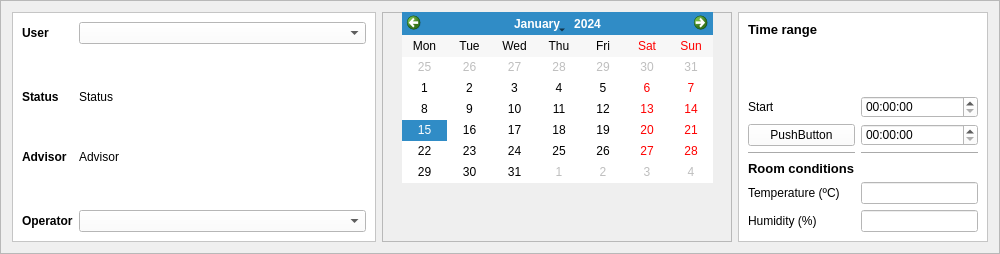
        <widget class="QFrame" name="frame_2">
         <property name="minimumSize">
          <size>
           <width>1000</width>
           <height>200</height>
          </size>
         </property>
         <property name="maximumSize">
          <size>
           <width>16777215</width>
           <height>16777215</height>
          </size>
         </property>
         <property name="styleSheet">
          <string notr="true"/>
         </property>
         <property name="frameShape">
          <enum>QFrame::StyledPanel</enum>
         </property>
         <property name="frameShadow">
          <enum>QFrame::Raised</enum>
         </property>
         <layout class="QHBoxLayout" name="horizontalLayout_2">
          <item>
           <widget class="QFrame" name="frame_18">
            <property name="maximumSize">
             <size>
              <width>16777215</width>
              <height>16777215</height>
             </size>
            </property>
            <property name="styleSheet">
             <string notr="true">background-color: rgb(255, 255, 255);</string>
            </property>
            <property name="frameShape">
             <enum>QFrame::StyledPanel</enum>
            </property>
            <property name="frameShadow">
             <enum>QFrame::Raised</enum>
            </property>
            <layout class="QGridLayout" name="gridLayout">
             <item row="0" column="0">
              <widget class="QLabel" name="label_24">
               <property name="maximumSize">
                <size>
                 <width>50</width>
                 <height>16777215</height>
                </size>
               </property>
               <property name="font">
                <font>
                 <pointsize>9</pointsize>
                 <weight>75</weight>
                 <bold>true</bold>
                </font>
               </property>
               <property name="text">
                <string>User</string>
               </property>
              </widget>
             </item>
             <item row="4" column="1">
              <widget class="QLabel" name="advisor_label">
               <property name="text">
                <string>Advisor</string>
               </property>
              </widget>
             </item>
             <item row="0" column="1">
              <widget class="QComboBox" name="user_comboBox">
               <property name="minimumSize">
                <size>
                 <width>0</width>
                 <height>0</height>
                </size>
               </property>
              </widget>
             </item>
             <item row="2" column="1">
              <widget class="QLabel" name="status_label">
               <property name="text">
                <string>Status</string>
               </property>
              </widget>
             </item>
             <item row="6" column="0">
              <widget class="QLabel" name="label_26">
               <property name="font">
                <font>
                 <pointsize>9</pointsize>
                 <weight>75</weight>
                 <bold>true</bold>
                </font>
               </property>
               <property name="text">
                <string>Operator</string>
               </property>
              </widget>
             </item>
             <item row="6" column="1">
              <widget class="QComboBox" name="technician_comboBox">
               <property name="minimumSize">
                <size>
                 <width>0</width>
                 <height>0</height>
                </size>
               </property>
              </widget>
             </item>
             <item row="1" column="1">
              <spacer name="verticalSpacer_17">
               <property name="orientation">
                <enum>Qt::Vertical</enum>
               </property>
               <property name="sizeHint" stdset="0">
                <size>
                 <width>20</width>
                 <height>40</height>
                </size>
               </property>
              </spacer>
             </item>
             <item row="3" column="1">
              <spacer name="verticalSpacer_16">
               <property name="orientation">
                <enum>Qt::Vertical</enum>
               </property>
               <property name="sizeHint" stdset="0">
                <size>
                 <width>20</width>
                 <height>40</height>
                </size>
               </property>
              </spacer>
             </item>
             <item row="5" column="1">
              <spacer name="verticalSpacer_18">
               <property name="orientation">
                <enum>Qt::Vertical</enum>
               </property>
               <property name="sizeHint" stdset="0">
                <size>
                 <width>20</width>
                 <height>40</height>
                </size>
               </property>
              </spacer>
             </item>
             <item row="2" column="0">
              <widget class="QLabel" name="label_25">
               <property name="font">
                <font>
                 <pointsize>9</pointsize>
                 <weight>75</weight>
                 <bold>true</bold>
                </font>
               </property>
               <property name="text">
                <string>Status</string>
               </property>
              </widget>
             </item>
             <item row="4" column="0">
              <widget class="QLabel" name="label_39">
               <property name="font">
                <font>
                 <pointsize>9</pointsize>
                 <weight>75</weight>
                 <bold>true</bold>
                </font>
               </property>
               <property name="text">
                <string>Advisor</string>
               </property>
              </widget>
             </item>
            </layout>
           </widget>
          </item>
          <item>
           <widget class="QFrame" name="frame_19">
            <property name="maximumSize">
             <size>
              <width>350</width>
              <height>16777215</height>
             </size>
            </property>
            <property name="styleSheet">
             <string notr="true"/>
            </property>
            <property name="frameShape">
             <enum>QFrame::StyledPanel</enum>
            </property>
            <property name="frameShadow">
             <enum>QFrame::Raised</enum>
            </property>
            <widget class="QCalendarWidget" name="calendarWidget">
             <property name="geometry">
              <rect>
               <x>20</x>
               <y>0</y>
               <width>311</width>
               <height>171</height>
              </rect>
             </property>
             <property name="verticalHeaderFormat">
              <enum>QCalendarWidget::NoVerticalHeader</enum>
             </property>
            </widget>
           </widget>
          </item>
          <item>
           <widget class="QFrame" name="frame_20">
            <property name="maximumSize">
             <size>
              <width>250</width>
              <height>16777215</height>
             </size>
            </property>
            <property name="styleSheet">
             <string notr="true">background-color: rgb(255, 255, 255);</string>
            </property>
            <property name="frameShape">
             <enum>QFrame::StyledPanel</enum>
            </property>
            <property name="frameShadow">
             <enum>QFrame::Raised</enum>
            </property>
            <layout class="QGridLayout" name="gridLayout_8">
             <item row="0" column="0">
              <widget class="QLabel" name="label_18">
               <property name="maximumSize">
                <size>
                 <width>16777215</width>
                 <height>20</height>
                </size>
               </property>
               <property name="font">
                <font>
                 <pointsize>10</pointsize>
                 <weight>75</weight>
                 <bold>true</bold>
                </font>
               </property>
               <property name="text">
                <string>Time range</string>
               </property>
              </widget>
             </item>
             <item row="2" column="0">
              <widget class="QLabel" name="label_12">
               <property name="layoutDirection">
                <enum>Qt::LeftToRight</enum>
               </property>
               <property name="text">
                <string>Start</string>
               </property>
              </widget>
             </item>
             <item row="3" column="3">
              <widget class="QTimeEdit" name="stop_timeEdit">
               <property name="maximumSize">
                <size>
                 <width>200</width>
                 <height>16777215</height>
                </size>
               </property>
              </widget>
             </item>
             <item row="7" column="0">
              <widget class="QLabel" name="label_17">
               <property name="text">
                <string>Humidity (%)</string>
               </property>
              </widget>
             </item>
             <item row="6" column="0">
              <widget class="QLabel" name="label_16">
               <property name="text">
                <string>Temperature (ºC)</string>
               </property>
              </widget>
             </item>
             <item row="2" column="3">
              <widget class="QTimeEdit" name="start_timeEdit">
               <property name="maximumSize">
                <size>
                 <width>200</width>
                 <height>16777215</height>
                </size>
               </property>
              </widget>
             </item>
             <item row="5" column="0">
              <widget class="QLabel" name="label_19">
               <property name="maximumSize">
                <size>
                 <width>16777215</width>
                 <height>20</height>
                </size>
               </property>
               <property name="font">
                <font>
                 <pointsize>10</pointsize>
                 <weight>75</weight>
                 <bold>true</bold>
                </font>
               </property>
               <property name="text">
                <string>Room conditions</string>
               </property>
              </widget>
             </item>
             <item row="6" column="3">
              <widget class="QLineEdit" name="temperature_lineEdit">
               <property name="maximumSize">
                <size>
                 <width>150</width>
                 <height>16777215</height>
                </size>
               </property>
              </widget>
             </item>
             <item row="4" column="3">
              <widget class="Line" name="line_8">
               <property name="orientation">
                <enum>Qt::Horizontal</enum>
               </property>
              </widget>
             </item>
             <item row="4" column="0">
              <widget class="Line" name="line_7">
               <property name="orientation">
                <enum>Qt::Horizontal</enum>
               </property>
              </widget>
             </item>
             <item row="7" column="3">
              <widget class="QLineEdit" name="humidity_lineEdit">
               <property name="maximumSize">
                <size>
                 <width>150</width>
                 <height>16777215</height>
                </size>
               </property>
              </widget>
             </item>
             <item row="1" column="3">
              <spacer name="verticalSpacer_10">
               <property name="orientation">
                <enum>Qt::Vertical</enum>
               </property>
               <property name="sizeHint" stdset="0">
                <size>
                 <width>20</width>
                 <height>40</height>
                </size>
               </property>
              </spacer>
             </item>
             <item row="3" column="0">
              <widget class="QPushButton" name="pushButton_2">
               <property name="text">
                <string>PushButton</string>
               </property>
              </widget>
             </item>
            </layout>
           </widget>
          </item>
         </layout>
        </widget>
